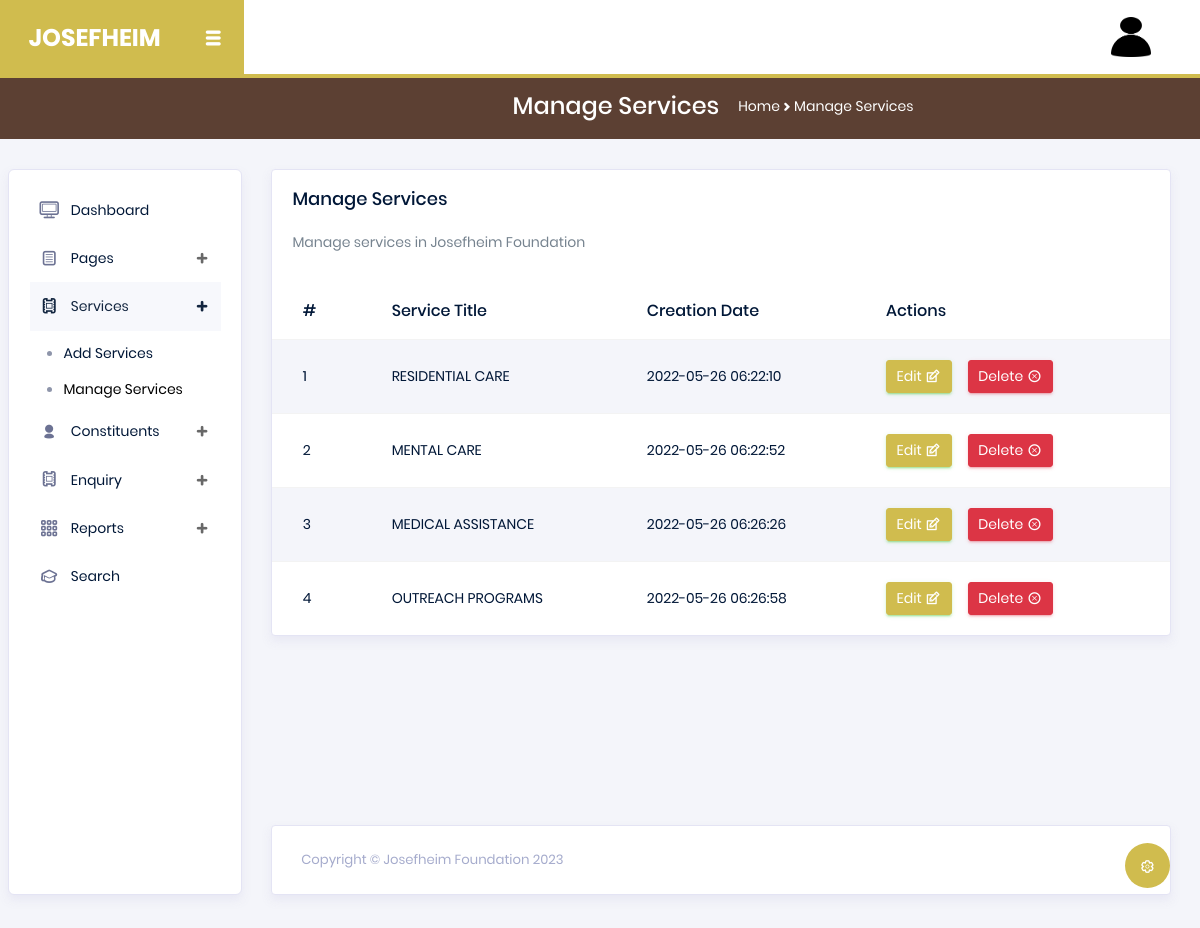
/admin/manage-services.php, run on the app's committed database.
### tables this page shows
CREATE TABLE `tblservices` (
  `ID` int(5) NOT NULL,
  `ServiceTitle` varchar(250) DEFAULT NULL,
  `ServiceDescription` mediumtext DEFAULT NULL,
  `CreationDate` timestamp NULL DEFAULT current_timestamp()
);

### admin/manage-services.php (the view, shortened to what this page needs)
<?php session_start();
include_once('includes/config.php');
?>
<!DOCTYPE html>
<html lang="en">
<head>
  <link rel="stylesheet" href="vendors/typicons/typicons.css">
  <link rel="stylesheet" href="vendors/css/vendor.bundle.base.css">
  <link rel="stylesheet" href="css/vertical-layout-light/style.css">
</head>
<body>
  <div class="container-scroller">
    <?php include_once('includes/header.php');?>
    <nav class="navbar-breadcrumb col-xl-12 col-12 d-flex flex-row p-0">
      <div class="navbar-menu-wrapper d-flex align-items-center justify-content-end">
        <ul class="navbar-nav mr-lg-2">
          <li class="nav-item ml-0">
            <h4 class="mb-0">Manage Services</h4>
          </li>
          <li class="nav-item">
            <div class="d-flex align-items-baseline">
              <p class="mb-0">Home</p>
              <i class="typcn typcn-chevron-right"></i>
              <p class="mb-0">Manage Services</p>
            </div>
          </li>
        </ul>
      </div>
    </nav>
    <div class="container-fluid page-body-wrapper">
     <?php include_once('includes/sidebar.php');?>
      <div class="main-panel">
        <div class="content-wrapper">
          <div class="row">
            <div class="col-md-12">
              <div class="card">
                <h4 class="card-title" style="padding-left: 20px; padding-top: 20px;">Manage Services</h4>
                  <p class="card-description" style="padding-left: 20px;">
                    Manage services in Josefheim Foundation
                  </p>
                <div class="table-responsive pt-3">
                  <table class="table table-striped project-orders-table">
                    <thead>
                      <tr>
                        <th class="ml-5">#</th>
                        <th>Service Title</th>
                        <th>Creation Date</th>
                        <th>Actions</th>
                      </tr>
                    </thead>
                    <tbody>
                      <?php
                         $query=mysqli_query($con,"select * from tblservices");
$cnt=1;
while($row=mysqli_fetch_array($query))
{
?>
                      <tr>
                        <td><?php echo htmlentities($cnt);?></td>
                        <td><?php echo htmlentities($row['ServiceTitle']);?> </td>
                        <td><?php echo htmlentities($row['CreationDate']);?></td>
                        <td>
                          <div class="d-flex align-items-center">
                            <a href="edit-services.php?id=<?php echo $row['ID']?>" class="btn btn-success btn-sm btn-icon-text mr-3">Edit <i class="typcn typcn-edit btn-icon-append"></i> </a>
                                            <a href="manage-services.php?id=<?php echo $row['ID']?>&del=delete" onClick="return confirm('Are you sure you want to delete?')" class="btn btn-danger btn-sm btn-icon-text">Delete <i class="typcn typcn-delete-outline btn-icon-append"></i></a>
                          </div>
                        </td>
                      </tr><?php $cnt=$cnt+1; } ?>
                    </tbody>
                  </table>
                </div>
              </div>
            </div>
          </div>
        </div>
        <?php include_once('includes/footer.php');?>
      </div>
    </div>
  </div>
</body>
</html>

### data on the page
tblservices: ServiceTitle "RESIDENTIAL CARE", CreationDate "2022-05-26 06:22:10"
tblservices: ServiceTitle "MENTAL CARE", CreationDate "2022-05-26 06:22:52"
tblservices: ServiceTitle "MEDICAL ASSISTANCE", CreationDate "2022-05-26 06:26:26"
tblservices: ServiceTitle "OUTREACH PROGRAMS", CreationDate "2022-05-26 06:26:58"
